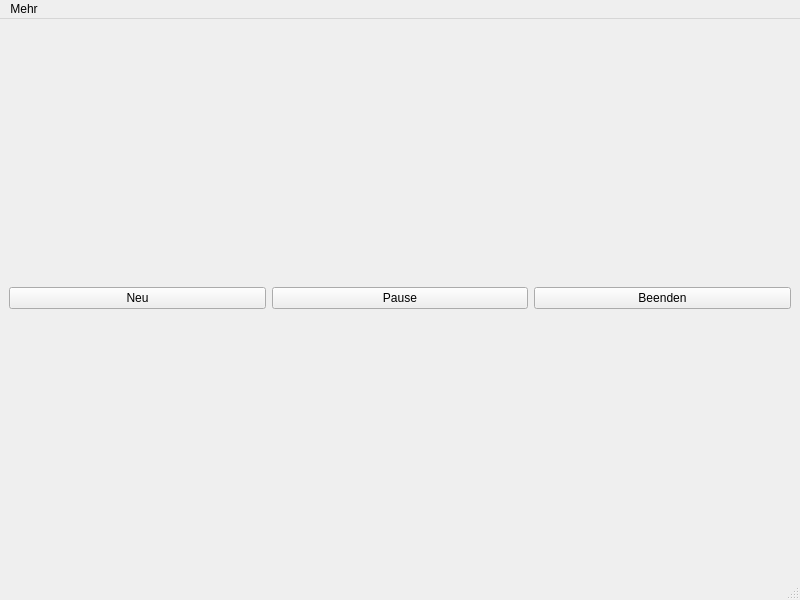
<?xml version="1.0" encoding="UTF-8"?>
<ui version="4.0">
 <class>MainWindow</class>
 <widget class="QMainWindow" name="MainWindow">
  <property name="geometry">
   <rect>
    <x>0</x>
    <y>0</y>
    <width>800</width>
    <height>600</height>
   </rect>
  </property>
  <property name="minimumSize">
   <size>
    <width>320</width>
    <height>320</height>
   </size>
  </property>
  <property name="windowTitle">
   <string>Minesweeper</string>
  </property>
  <widget class="QWidget" name="centralwidget">
   <layout class="QVBoxLayout" name="verticalLayout">
    <item>
     <layout class="QHBoxLayout" name="horizontalLayout">
      <item>
       <widget class="QPushButton" name="pushButton">
        <property name="text">
         <string>Neu</string>
        </property>
       </widget>
      </item>
      <item>
       <widget class="QPushButton" name="pushButton_2">
        <property name="text">
         <string>Pause</string>
        </property>
       </widget>
      </item>
      <item>
       <widget class="QPushButton" name="pushButton_3">
        <property name="text">
         <string>Beenden</string>
        </property>
       </widget>
      </item>
     </layout>
    </item>
    <item>
     <layout class="QGridLayout" name="gridLayout"/>
    </item>
   </layout>
  </widget>
  <widget class="QMenuBar" name="menubar">
   <property name="geometry">
    <rect>
     <x>0</x>
     <y>0</y>
     <width>800</width>
     <height>21</height>
    </rect>
   </property>
   <widget class="QMenu" name="menuMinesweeper">
    <property name="title">
     <string>Mehr</string>
    </property>
    <addaction name="actionEinstellungen"/>
    <addaction name="actionStatistik"/>
    <addaction name="actionHilfe"/>
   </widget>
   <addaction name="menuMinesweeper"/>
  </widget>
  <widget class="QStatusBar" name="statusbar"/>
  <action name="actionEinstellungen">
   <property name="icon">
    <iconset theme="QIcon::ThemeIcon::DocumentProperties"/>
   </property>
   <property name="text">
    <string>Einstellungen</string>
   </property>
   <property name="menuRole">
    <enum>QAction::MenuRole::PreferencesRole</enum>
   </property>
  </action>
  <action name="actionStatistik">
   <property name="icon">
    <iconset theme="QIcon::ThemeIcon::DocumentOpenRecent"/>
   </property>
   <property name="text">
    <string>Statistik</string>
   </property>
   <property name="menuRole">
    <enum>QAction::MenuRole::ApplicationSpecificRole</enum>
   </property>
  </action>
  <action name="actionHilfe">
   <property name="icon">
    <iconset theme="QIcon::ThemeIcon::HelpFaq"/>
   </property>
   <property name="text">
    <string>Hilfe</string>
   </property>
   <property name="menuRole">
    <enum>QAction::MenuRole::AboutRole</enum>
   </property>
  </action>
 </widget>
 <resources/>
 <connections/>
</ui>
